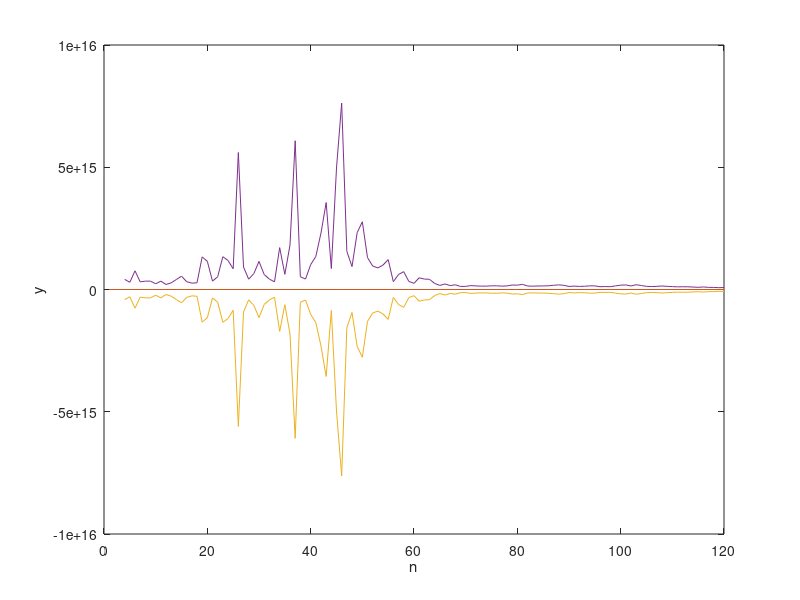

This figure's MATLAB source:
function main()
    pkg load statistics
    % Выборка
    X = [11.89,9.60,9.29,10.06,9.50,8.93,9.58,6.81,8.69,9.62,9.01,10.59,10.50,11.53,9.94,8.84,8.91,6.90,9.76,7.09,11.29,11.25,10.84,10.76,7.42,8.49,10.10,8.79,11.87,8.77,9.43,12.41,9.75,8.53,9.72,9.45,7.20,9.23,8.93,9.15,10.19,9.57,11.09,9.97,8.81,10.73,9.57,8.53,9.21,10.08,9.10,11.03,10.10,9.47,9.72,9.60,8.21,7.78,10.21,8.99,9.14,8.60,9.14,10.95,9.33,9.98,9.09,10.35,8.61,9.35,10.04,7.85,9.64,9.99,9.65,10.89,9.08,8.60,7.56,9.27,10.33,10.09,8.51,9.86,9.24,9.63,8.67,8.85,11.57,9.85,9.27,9.69,10.90,8.84,11.10,8.19,9.26,9.93,10.15,8.42,9.36,9.93,9.11,9.07,7.21,8.22,9.08,8.88,8.71,9.93,12.04,10.41,10.80,7.17,9.00,9.46,10.42,10.43,8.38,9.01]
    

    % Объем выборки
    N = length(X)

    % Точечная оценка математического ожидания
    MX = sum(X) / N

    % Точечная оценка дисперсии
    S2 = sum(X - MX).^2 / (N - 1)

    % Пользовательский ввод уровня доверия
    %gamma = input('Введите уровень доверия: ');
    gamma = 0.9

    % Нижняя граница доверительного интервала для математического ожидания
    MX_low = find_mx_low(MX, S2, gamma, N)

    % Верхняя граница доверительного интервала для математического ожидания
    MX_high = find_mx_high(MX, S2, gamma, N)

    % Нижняя граница доверительного интервала для дисперсии
    DX_low = find_dx_low(N, S2, gamma)

    % Верхняя граница доверительного интервала для дисперсии
    DX_high = find_dx_high(N, S2, gamma)

    %Вывод вычисленных значений

    % Построение первого графика

    % Массив точечных оценок для математического ожидания
    MX_array = zeros(1, N)

    % Массив точечных оценок для дисперсии
    DX_array = zeros(1, N)

    % Массивы для нижних и верхних границ для математического ожидания
    MX_low_array = zeros(1, N)
    MX_high_array = zeros(1, N)

    % Массивы для нижних и верхних границ для дисперсии
    DX_low_array = zeros(1, N)
    DX_high_array = zeros(1, N)

    for i = 1 : N
        temp_m = sum(X(1:i)) / (i)
        MX_array(i) = temp_m
        temp_s2 = sum(X(1:i) - temp_m).^2 / (i - 1)
        DX_array(i) = temp_s2
        MX_low_array(i) = find_mx_low(temp_m, temp_s2, gamma, i);
        MX_high_array(i) = find_mx_high(temp_m, temp_s2, gamma, i);
        DX_low_array(i) = find_dx_low(i, temp_s2, gamma);
        DX_high_array(i) = find_dx_high(i, temp_s2, gamma);
    end

    plot(1:N, [zeros(1, N) + MX]);
    hold on;
    plot(1:N, MX_array);
    plot(1:N, MX_low_array);
    plot(1:N, MX_high_array);
    xlabel('n');
    ylabel('y');
    %legend('$\hat \mu(\vec X)$', 'dsd');
end

function MX_low = find_mx_low(MX, S2, gamma, N)
    MX_low = MX - sqrt(S2) * tinv((1 + gamma) / 2, N - 1) \ sqrt(N);
end

function MX_high = find_mx_high(MX, S2, gamma, N)
    MX_high = MX + sqrt(S2) * tinv((1 + gamma) / 2, N - 1) \ sqrt(N);
end

function DX_low = find_dx_low(N, S2, gamma)
    DX_low = (N - 1) * S2 / chi2inv((1 + gamma) / 2, N - 1)
end

function DX_high = find_dx_high(N, S2, gamma)
    DX_high = (N - 1) * S2 / chi2inv((1 - gamma) / 2, N - 1)
end